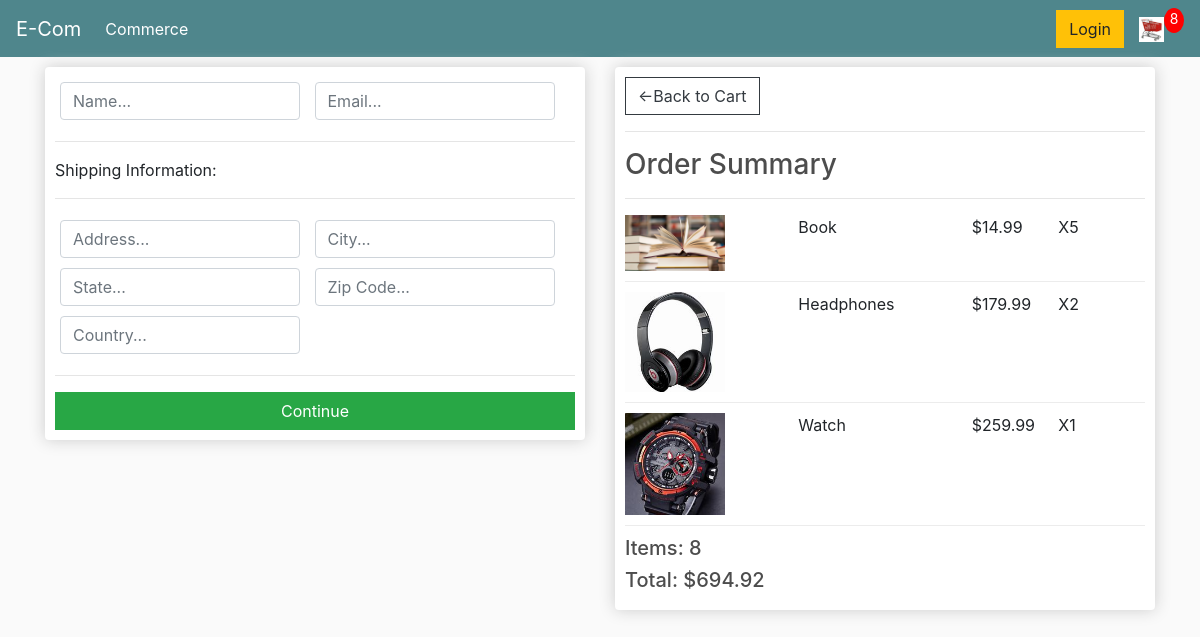
Page /checkout (signed in) on the committed database.
### commerce/models.py (models this page shows, shortened)
class OrderItem(models.Model):
	product = models.ForeignKey(Product, on_delete=models.SET_NULL, blank=True, null=True)
	order = models.ForeignKey(Order, on_delete=models.SET_NULL, blank=True, null=True)
	quantity = models.IntegerField(default=0, null=True, blank=True)
	date_added = models.DateTimeField(auto_now_add=True)
	@property
	def get_total(self):
		total = self.product.price * self.quantity
		return total

class Product(models.Model):
	name = models.CharField(max_length=200, null=True)
	price = models.FloatField()
	digital = models.BooleanField(default=False, null=True, blank=False)
	image = models.ImageField(null=True, blank=True)
	@property
	def ImageUrl(self):
		try:
			url = self.image.url
		except:
			url = ''
		return url

class Order(models.Model):
	customer = models.ForeignKey(Customer, on_delete=models.SET_NULL, blank=True, null=True)
	date_ordered = models.DateTimeField(auto_now_add=True)
	complete = models.BooleanField(default=False, blank=False, null=True)
	transaction_id = models.CharField(max_length=200, null=True)
	@property
	def get_cart_total(self):
		orderitems = self.orderitem_set.all()
		total = sum([item.get_total for item in orderitems ])
		return total
	@property
	def get_cart_items(self):
		orderitems = self.orderitem_set.all()
		total = sum([item.quantity for item in orderitems ])
		return total

### commerce/views.py (the view)
# urls.py: path('checkout', views.checkout, name='checkout'),
def checkout(request):
	if request.user.is_authenticated:
		customer=request.user.customer
		order, created = Order.objects.get_or_create(customer=customer, complete=False)
		items= order.orderitem_set.all()
		cartItems = order.get_cart_items
	else:
		items=[]
		order = {'get_cart_total':0, 'get_cart_items':0}
		cartItems = order['get_cart_items']
	context={'items':items, 'order':order, 'cartItems':cartItems}
	return render(request, 'commerce/checkout.html', context)

### commerce/templates/commerce/checkout.html (shortened to what this page needs)
{% extends 'commerce/base.html' %}
{% load static %}
{% block content %}
<div class="row">
	<div class="col-lg-6">
		<div class="box-element" id="form-wrapper">
			<form id="form">
				<div id="user-info">
					<div class="form-field">
						<input type="text" name="name" class="form-control" required placeholder="Name...">
					</div>
					<div class="form-field">
						<input type="email" name="email" class="form-control" required placeholder="Email...">
					</div>
				</div>
				<div id="shipping-info">
					<hr>
					<p>Shipping Information:</p>
					<hr>
					<div class="form-field">
						<input type="text" name="address" class="form-control" required placeholder="Address...">
					</div>
					<div class="form-field">
						<input type="text" name="city" class="form-control" placeholder="City...">
					</div>
					<div class="form-field">
						<input type="text" name="state" class="form-control" placeholder="State...">
					</div>
					<div class="form-field">
						<input type="text" name="zipcode" class="form-control" placeholder="Zip Code...">
					</div>
					<div class="form-field">
						<input type="text" name="country" class="form-control" placeholder="Country...">
					</div>
				</div>
				<hr>
				<input type="submit" id="form-button" class="btn btn-success btn-block" value="Continue">
			</form>
		</div>
	</div>
	<div class="col-lg-6">
		<div class="box-element">
		<a class="btn btn-outline-dark" href="{% url 'cart' %}">&#x2190;Back to Cart</a>
		<hr>
		<h3>Order Summary</h3>
		<hr>
		{% for item in items %}
		<div class="cart-row">
 			<div style="flex:2">
 				<img src="{{ item.product.ImageUrl }}" class="row-image">
 			</div>
 			<div style="flex:2"><p>{{ item.product.name }}</p></div>
 			<div style="flex:1"><p>${{ item.product.price }}</p></div>
 			<div style="flex:1"><p>X{{ item.quantity }}</p></div>
 		</div>
 		{% endfor %}
 		<h5>Items: {{order.get_cart_items }}</h5>
 		<h5>Total: ${{order.get_cart_total|floatformat:2 }}</h5>
		</div>
	</div>
</div>
{% endblock %}

### static/css/main.css (style rules this page uses)
body { background-color: hsl(0, 0%, 98%); }
h1,h2,h3,h4,h5,h6 { color:hsl(0, 0%, 30%); }
.box-element { box-shadow:hsl(0, 0%, 80%) 0 0 16px; background-color: #fff; border-radius: 4px; padding: 10px; }
.col-lg-4, .col-lg-6, .col-lg-8, .col-lg-12 { margin-top: 10px; }
.btn { border-radius: 0; }
.row-image { width: 100px; }
.form-field { width:250px; display: inline-block; padding: 5px; }
.cart-row { display: flex; align-items: flex-stretch; padding-bottom: 10px; margin-bottom: 10px; border-bottom: 1px solid #ececec; }

### rows in the picture
OrderItem: product.ImageUrl (picture), product.name "Book", product.price "14.99", quantity "5"
OrderItem: product.ImageUrl (picture), product.name "Headphones", product.price "179.99", quantity "2"
OrderItem: product.ImageUrl (picture), product.name "Watch", product.price "259.99", quantity "1"
Order: get_cart_items "8", get_cart_total "694.92"

### other values in the picture
{{ cartItems }} "8"
